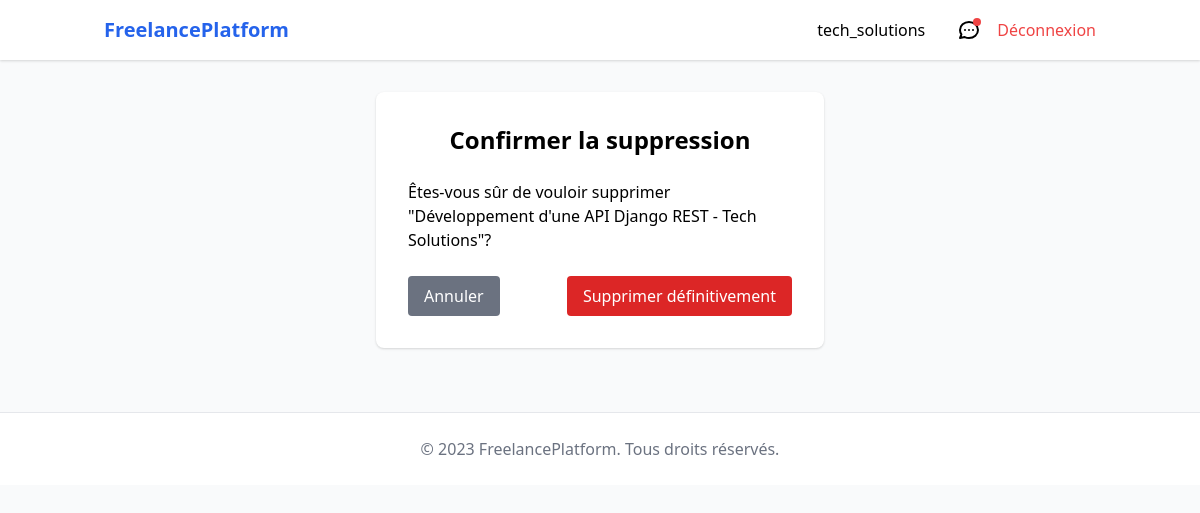
The page /missions/2/supprimer/ (signed in) on the database its author committed.
### users/models.py (models this page shows, shortened)
class Utilisateur(AbstractUser):
    class TypeUtilisateur(models.TextChoices):
        FREELANCE = 'FR', _('Freelance')
        ENTREPRISE = 'EN', _('Entreprise')
    type_utilisateur = models.CharField(
        max_length=2,
        choices=TypeUtilisateur.choices,
        blank=True,
        null=True,
        verbose_name=_("Type d'utilisateur")
    )
    username = models.CharField(
        max_length=15,
        unique=True,
        validators=[MinLengthValidator(4)],
        verbose_name=_("Nom d'utilisateur")
    )
    password = models.CharField(
        max_length=128,  # Stockage du hash, pas besoin de limiter à 25
        verbose_name=_("Mot de passe")
    )
    @property
    def est_entreprise(self):
        return self.type_utilisateur == self.TypeUtilisateur.ENTREPRISE

class Entreprise(models.Model):
    utilisateur = models.OneToOneField(
        Utilisateur,
        on_delete=models.CASCADE,
        limit_choices_to={'type_utilisateur': Utilisateur.TypeUtilisateur.ENTREPRISE},
        related_name='entreprise_profile'
    )
    nom_entreprise = models.CharField(
        max_length=255,
        verbose_name=_("Nom de l'entreprise")
    )
    description = models.TextField(
        blank=True,
        verbose_name=_("Description"),
        help_text=_("Présentation de votre entreprise")
    )
    site_web = models.URLField(
        blank=True,
        verbose_name=_("Site web")
    )
    email_contact = models.EmailField(
        verbose_name=_("Email de contact")
    )
    siret = models.CharField(
        max_length=14,
        blank=True,
        null=True,
        verbose_name=_("Numéro SIRET")
    )
    date_creation = models.DateTimeField(
        auto_now_add=True,
        verbose_name=_("Date de création")
    )
    date_mise_a_jour = models.DateTimeField(
        auto_now=True,
        verbose_name=_("Date de mise à jour")
    )
    class Meta:
        verbose_name = _("Profil Entreprise")
        verbose_name_plural = _("Profils Entreprise")
        ordering = ['nom_entreprise']

### missions/models.py (models this page shows, shortened)
class Mission(models.Model):
    entreprise = models.ForeignKey(
        Utilisateur,
        on_delete=models.CASCADE,
        limit_choices_to={'type_utilisateur': Utilisateur.TypeUtilisateur.ENTREPRISE},
        related_name='missions_publiees',
        verbose_name=_("Entreprise recruteuse")
    )
    titre = models.CharField(
        max_length=255,
        verbose_name=_("Titre de la mission")
    )
    description = models.TextField(
        verbose_name=_("Description détaillée")
    )
    budget = models.DecimalField(
        max_digits=10,
        decimal_places=2,
        verbose_name=_("Budget alloué (€)")
    )
    competences_requises = models.TextField(
        blank=True,
        verbose_name=_("Compétences requises"),
        help_text=_("Listez les compétences nécessaires séparées par des virgules")
    )
    date_creation = models.DateTimeField(
        auto_now_add=True,
        verbose_name=_("Date de publication")
    )
    date_mise_a_jour = models.DateTimeField(
        auto_now=True,
        verbose_name=_("Dernière mise à jour")
    )
    date_limite = models.DateField(
        verbose_name=_("Date limite de candidature")
    )
    est_active = models.BooleanField(
        default=True,
        verbose_name=_("Mission active")
    )
    class Meta:
        verbose_name = _("Mission")
        verbose_name_plural = _("Missions")
        ordering = ['-date_creation']
        indexes = [
            models.Index(fields=['-date_creation']),
            models.Index(fields=['entreprise']),
            models.Index(fields=['est_active']),
        ]
    def __str__(self):
        return f"{self.titre} - {self.entreprise.entreprise_profile.nom_entreprise}"

### missions/views.py (the view, shortened to what this page needs)
# urls.py: path('<int:pk>/supprimer/', MissionDeleteView.as_view(), name='supprimer_mission'),
class MissionDeleteView(UserPassesTestMixin, DeleteView):
    template_name = 'missions/confirm_delete.html'
    success_url = reverse_lazy('missions:listes')
    def test_func(self):
        user = self.request.user
        return user.is_authenticated and user.est_entreprise and hasattr(user, 'entreprise_profile')
    def get_queryset(self):
        return Mission.objects.filter(entreprise=self.request.user)

### messagerie/context_processors.py (called while the page is built)
def unread_messages(request):
    if request.user.is_authenticated:
        return {
            'unread_messages': Message.objects.filter(
                conversation__participants=request.user,
                lu=False
            ).exclude(expediteur=request.user).count()
        }
    return {}

### missions/templates/missions/confirm_delete.html (shortened to what this page needs)
{% extends "base.html" %}
{% block content %}
{% if not request.user.est_entreprise or not request.user.entreprise_profile %}
<div class="bg-red-100 border-l-4 border-red-500 text-red-700 p-4 mb-4" role="alert">
    <p>Vous devez être une entreprise avec profil complet pour supprimer des missions.</p>
    <a href="{% url 'users:complete_profile' %}" class="text-blue-600 hover:underline">Compléter mon profil</a>
</div>
{% else %}
<div class="max-w-md mx-auto bg-white p-8 rounded-lg shadow">
    <h2 class="text-2xl font-bold mb-6 text-center">Confirmer la suppression</h2>
    <p class="mb-6">Êtes-vous sûr de vouloir supprimer "{{ object }}"?</p>
    <form method="POST">
        <div class="flex justify-between">
            <a href="{{ object.get_absolute_url }}" class="bg-gray-500 text-white px-4 py-2 rounded">Annuler</a>
            <button type="submit" class="bg-red-600 text-white px-4 py-2 rounded hover:bg-red-700">
                Supprimer définitivement
            </button>
        </div>
    </form>
</div>
{% endif %}
{% endblock %}

### templates/base.html (shortened to what this page needs)
<!DOCTYPE html>
<html lang="fr">
<head>
    <link href="https://cdn.jsdelivr.net/npm/tailwindcss@2.2.19/dist/tailwind.min.css" rel="stylesheet">
</head>
<body class="bg-gray-50">
    <header class="bg-white shadow">
        <div class="container mx-auto px-4 py-4 flex justify-between items-center">
            <a href="{% url 'missions:listes' %}" class="text-xl font-bold text-blue-600">FreelancePlatform</a>
            <nav class="flex items-center space-x-4">
                {% if user.is_authenticated %}
                    <a href="{% url 'users:profile' %}" class="mr-4">
                        {{ user.username }}
                    </a>
                    <a href="{% url 'messagerie:liste' %}" class="relative mr-4">
                        <svg class="w-6 h-6" fill="none" stroke="currentColor" viewBox="0 0 24 24">
                            <path stroke-linecap="round" stroke-linejoin="round" stroke-width="2"
                            d="M8 12h.01M12 12h.01M16 12h.01M21 12c0 4.418-4.03 8-9 8a9.863 9.863 0 01-4.255-.949L3 20l1.395-3.72C3.512 15.042 3 13.574 3 12c0-4.418 4.03-8 9-8s9 3.582 9 8z"/>
                        </svg>
                        {% if unread_messages %}
                            <span class="absolute top-0 right-0 block h-2 w-2 rounded-full bg-red-500"></span>
                        {% endif %}
                    </a>
                    <a href="{% url 'users:logout' %}" class="text-red-500 hover:text-red-700">Déconnexion</a>
                {% else %}
                    <a href="{% url 'users:login' %}" class="mr-4 hover:text-blue-700">Connexion</a>
                    <a href="{% url 'users:signup' %}" class="bg-blue-600 text-white px-4 py-2 rounded hover:bg-blue-700">
                        Inscription
                    </a>
                {% endif %}
            </nav>
        </div>
    </header>
    <main class="container mx-auto px-4 py-8">
        {% block content %}{% endblock %}
    </main>
    <footer class="bg-white border-t mt-8 py-6">
        <div class="container mx-auto px-4 text-center text-gray-500">
            &copy; 2023 FreelancePlatform. Tous droits réservés.
        </div>
    </footer>
</body>
</html>

### rows shown on the page
Utilisateur: username "tech_solutions"
Mission: titre+entreprise "Développement d'une API Django REST - Tech Solutions"
